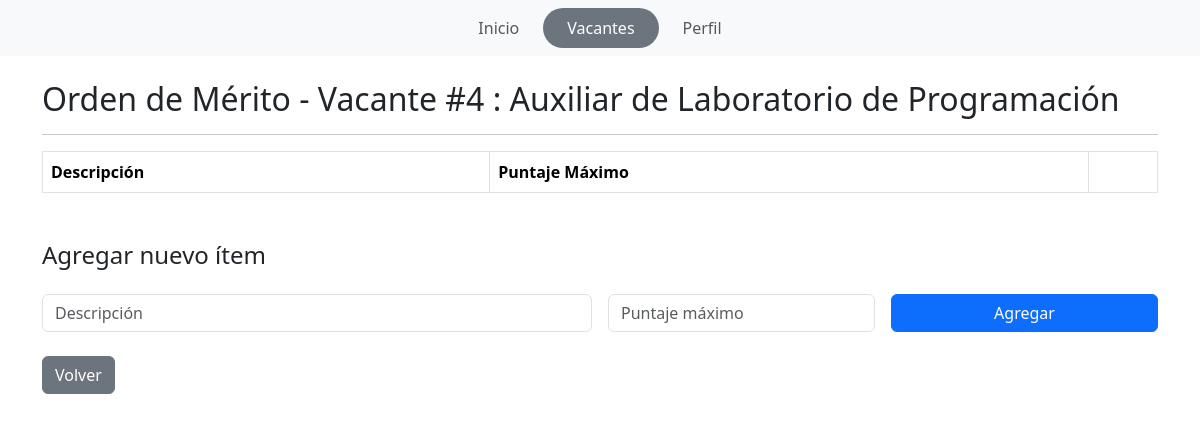
/php/orden_de_merito.php?id=4 (signed in), run on an earlier commit of the app's database.
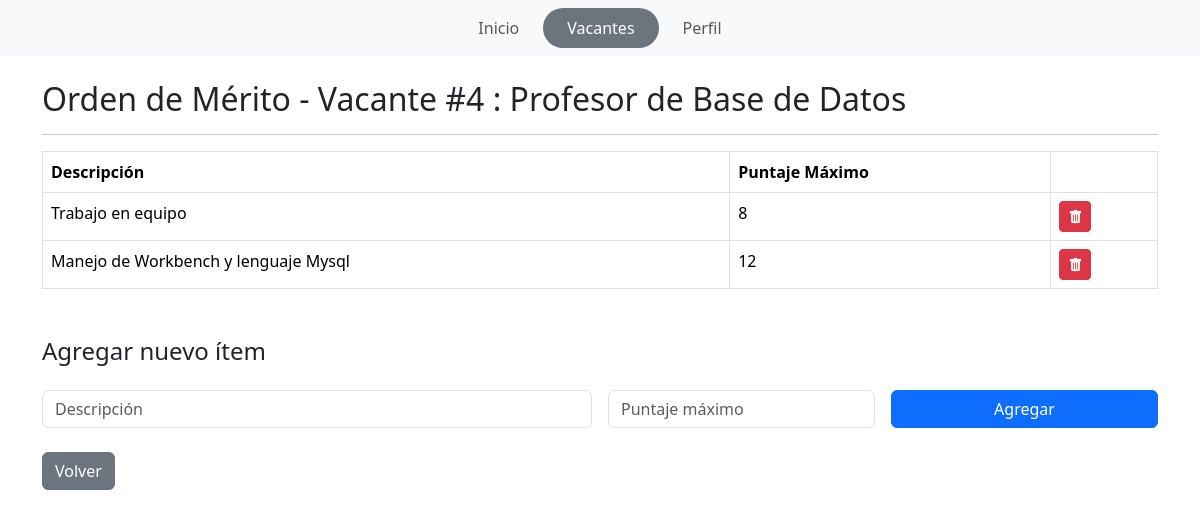
And on a later commit of the database.
### tables this page shows
CREATE TABLE `vacante` (
  `ID` int(11) NOT NULL,
  `estado` varchar(256) NOT NULL,
  `descripcion` varchar(525) NOT NULL,
  `fecha_ini` date NOT NULL,
  `fecha_fin` date NOT NULL,
  `titulo` varchar(150) NOT NULL,
  `ID_Jefe` int(11) NOT NULL
);

CREATE TABLE `item` (
  `nro_item` int(11) NOT NULL,
  `ID_Vacante` int(11) NOT NULL,
  `descripcion` varchar(256) NOT NULL,
  `valor_max` int(11) NOT NULL
);

### php/orden_de_merito.php (the view, shortened to what this page needs)
<?php
require("conection.php");
$idVacante = intval($_GET['id']);
$sqlItemsVacantes = "SELECT * FROM vacante WHERE ID = $idVacante";
$resultado2 = mysqli_query($conn, $sqlItemsVacantes);
$sqlItems = "SELECT * FROM item WHERE ID_Vacante = $idVacante";
$resultado = mysqli_query($conn, $sqlItems);
?>
<!DOCTYPE html>
<html lang="es">
<head>
  <link href="https://cdn.jsdelivr.net/npm/bootstrap@5.3.3/dist/css/bootstrap.min.css" rel="stylesheet">
  <link href="https://cdn.jsdelivr.net/npm/bootstrap-icons@1.10.5/font/bootstrap-icons.css" rel="stylesheet">
</head>
<body>
  <nav class="navbar navbar-expand-lg navbar-light bg-light">
  <div class="container">
    <div class="collapse navbar-collapse justify-content-center">
      <ul class="navbar-nav">
        <li class="nav-item">
          <a class="nav-link px-4" href="../index.php">Inicio</a>
        </li>
        <li class="nav-item">
          <a class="nav-link rounded-pill active px-4 bg-secondary text-white" href="../php/vacantes.php">Vacantes</a>
        </li>
        <li class="nav-item">
            <a class="nav-link px-4" href="../php/perfil.php">Perfil</a>
          </li>
      </ul>
    </div>
  </div>
</nav>
<div class="container py-4">
  <?php
  if ($resultado2 && mysqli_num_rows($resultado2) > 0) {
    $vacante = mysqli_fetch_assoc($resultado2);
    echo "<h2>Orden de Mérito - Vacante #". $idVacante ." : " .$vacante['titulo']."</h2>" ;
  } else {
    echo "<p>No se encontró la vacante.</p>";
  }
  echo "<hr>";
  ?>
  <table class="table table-bordered">
    <thead>
      <tr>
        <th>Descripción</th>
        <th>Puntaje Máximo</th>
        <th> </th>
      </tr>
    </thead>
    <tbody>
      <?php while ($item = mysqli_fetch_assoc($resultado)): ?>
      <tr>
        <td><?= htmlspecialchars($item['descripcion']) ?></td>
        <td><?= $item['valor_max'] ?></td>
        <td>
          <form method="post" action="orden_de_merito.php?id=<?= $idVacante ?>" style="display:inline;">
            <button type="submit" class="btn btn-danger btn-sm" title="Eliminar">
              <i class="bi bi-trash-fill text-white"></i>
            </button>
          </form>
        </td>
      </tr>
      <?php endwhile; ?>
    </tbody>
  </table>
  <h4 class="mt-5">Agregar nuevo ítem</h4>
  <form action="orden_de_merito.php?id=<?= $idVacante ?>" method="post" class="row g-3 mt-2">
    <div class="col-md-6">
      <input type="text" name="descripcion" class="form-control" placeholder="Descripción" required>
    </div>
    <div class="col-md-3">
      <input type="number" name="puntaje_max" class="form-control" placeholder="Puntaje máximo" min="0" required>
    </div>
    <div class="col-md-3">
      <button type="submit" class="btn btn-primary w-100">Agregar</button>
    </div>
  </form>
<br>
<a href="unavacante.php?id=<?= $idVacante ?>" class="btn btn-secondary">Volver</a>
</div>
</body>
</html>

What changed in the data, as far as the page shows it:
changed vacante: titulo "Auxiliar de Laboratorio de Programación" → "Profesor de Base de Datos"
added item: descripcion "Trabajo en equipo", valor_max "8"
added item: descripcion "Manejo de Workbench y lenguaje Mysql", valor_max "12"
